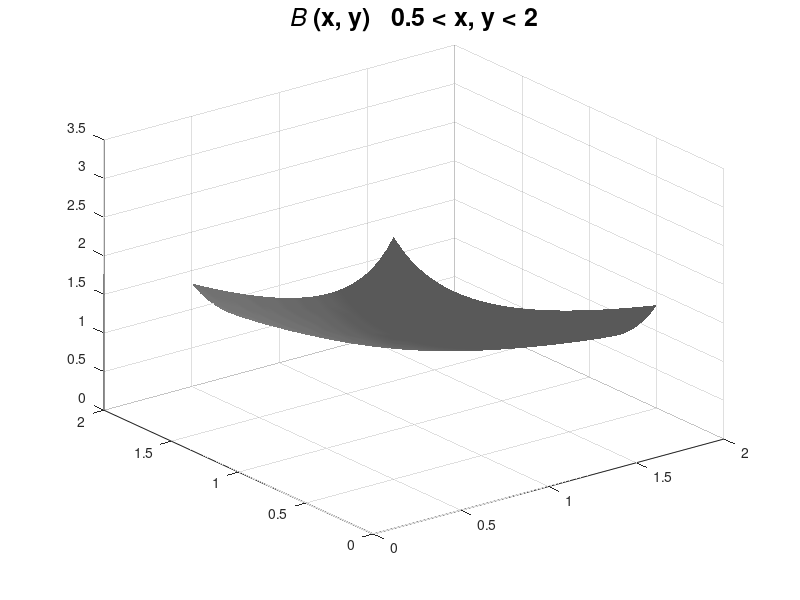

Write MATLAB code to recreate this figure.
for n = 0:5
  for p = 0:n
    fprintf('%4.0f', 1/(beta(p+1,n-p+1)*(n+1))); 
  end;
  fprintf('\n');
end;
x =  0.5:0.05:2;    [xx,  yy] = meshgrid(x);
surfl(xx, yy, beta(xx, yy));
colormap(gray); shading interp
title('\bf{\itB} (x, y)   0.5 < x, y < 2','fontsize',18)
